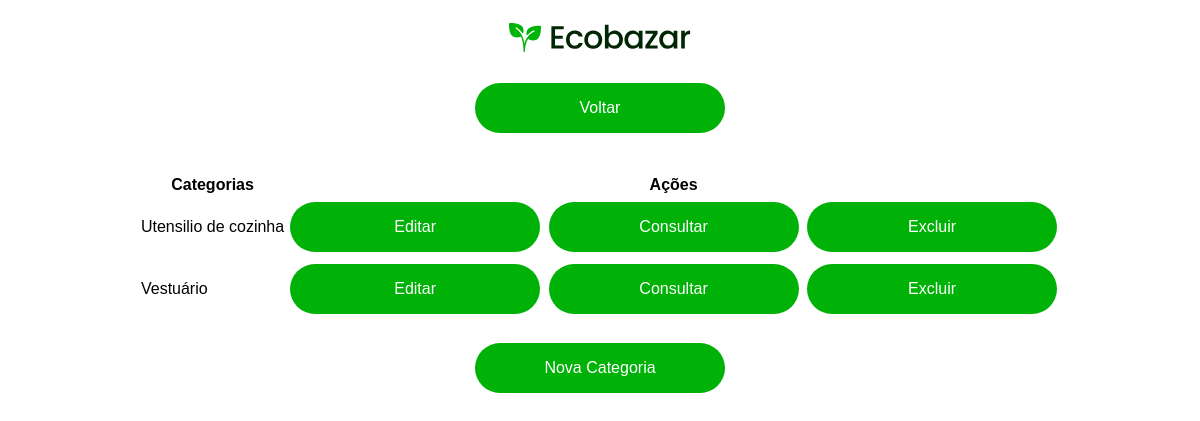
/adm/categorias/categoria.php, run on an earlier commit of the app's database.
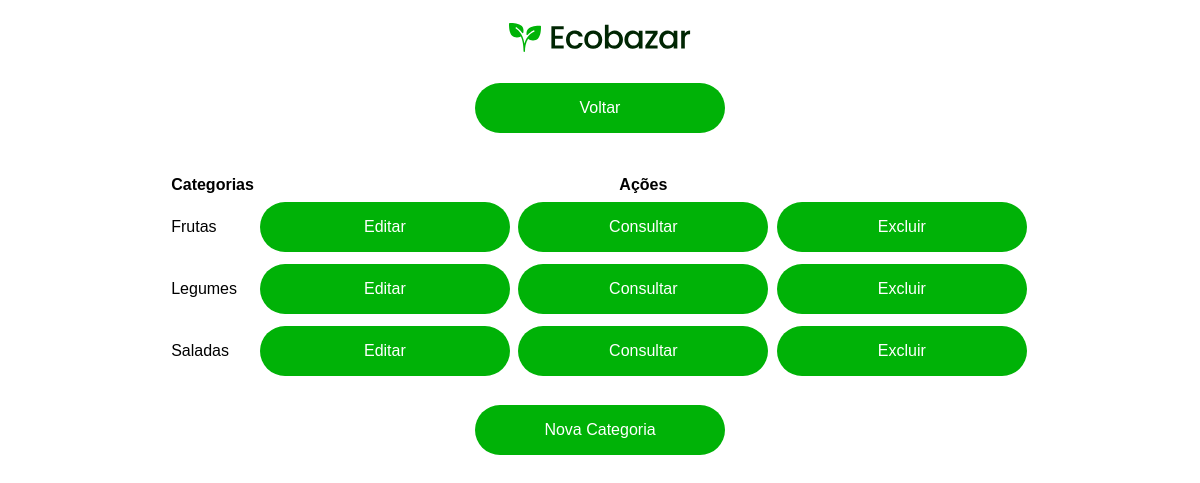
And on a later commit of the database.
### tables this page shows
CREATE TABLE `categoria` (
  `id` int(11) NOT NULL,
  `nome` varchar(50) NOT NULL
);

### adm/categorias/categoria.php (the view, shortened to what this page needs)
<?php
$bd = conectar();
$select = "SELECT * FROM categoria order by nome";
$response = $bd->query($select);
?>
<!DOCTYPE html>
<html lang="pt-br">
<head>
    <link rel="stylesheet" href="../../stylesheet/adm.css">
    <link rel="shortcut icon" href="../../stylesheet/assets/logo_planta.svg" type="image/x-icon">
</head>
<body>
    <header>
        <br>
        <div class="Header">
            <div class="Logo">
                <a href="../../index.php">
                    <img src="../../stylesheet/assets/logo.svg" alt="Ecobazar Logo">
                </a>
            </div>
        </div>
        <br>
    </header>
    <a href="../index.php"><button class="btn_voltar">Voltar</button></a>
    <br>
    <table>
        <thead>
            <tr>
                <th>Categorias</th>
                <br>
                <th>Ações</th>
            </tr>
        </thead>
        <tbody>
            <?php
            while ($categoria = $response->fetch()) {
                echo "<tr>";
                echo "<td>";
                echo $categoria["nome"];
                echo "</td>";
                echo "<td>";
                echo " <a href='acoes/editar/editar.php?id=" . $categoria['id'] . "'><button>Editar</button></a>";
                echo " <a href='acoes/consultar/consultar.php?id=" . $categoria['id'] . "'><button>Consultar</button></a>";
                echo " <a href='acoes/excluir/excluir.php?id=" . $categoria['id'] . "'><button>Excluir</button></a>";
                echo "</td>";
                echo "</tr>";
            }
            ?>
        </tbody>
    </table>
    <br>
    <a href="acoes/inserir/novo.php"><button>Nova Categoria</button></a>
</body>
</html>

What changed in the data, as far as the page shows it:
removed categoria: nome "Utensilio de cozinha"
changed categoria: nome "Vestuário" → "Frutas"
added categoria: nome "Legumes"
added categoria: nome "Saladas"
